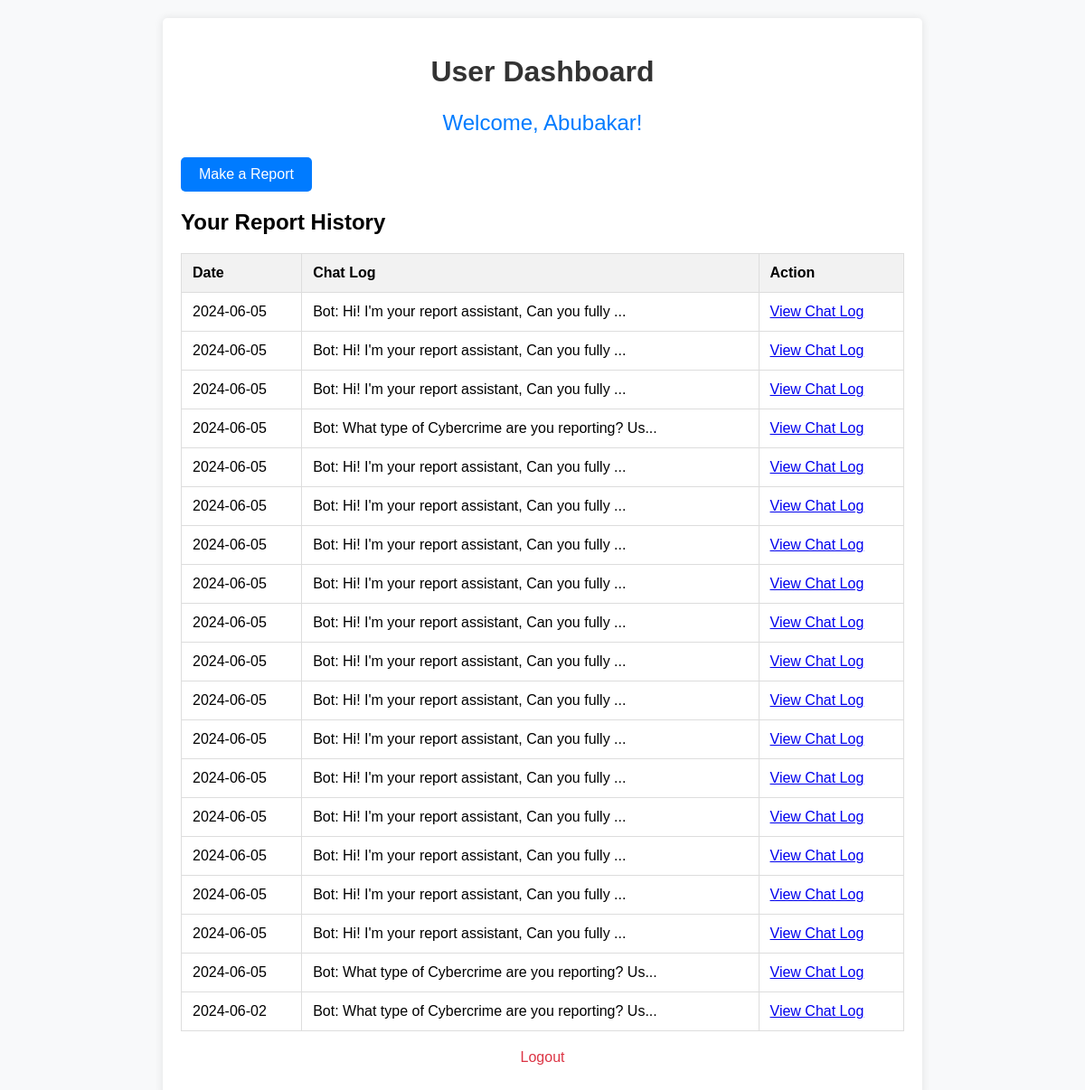
/user_dashboard (signed in), run on an earlier commit of the app's database.
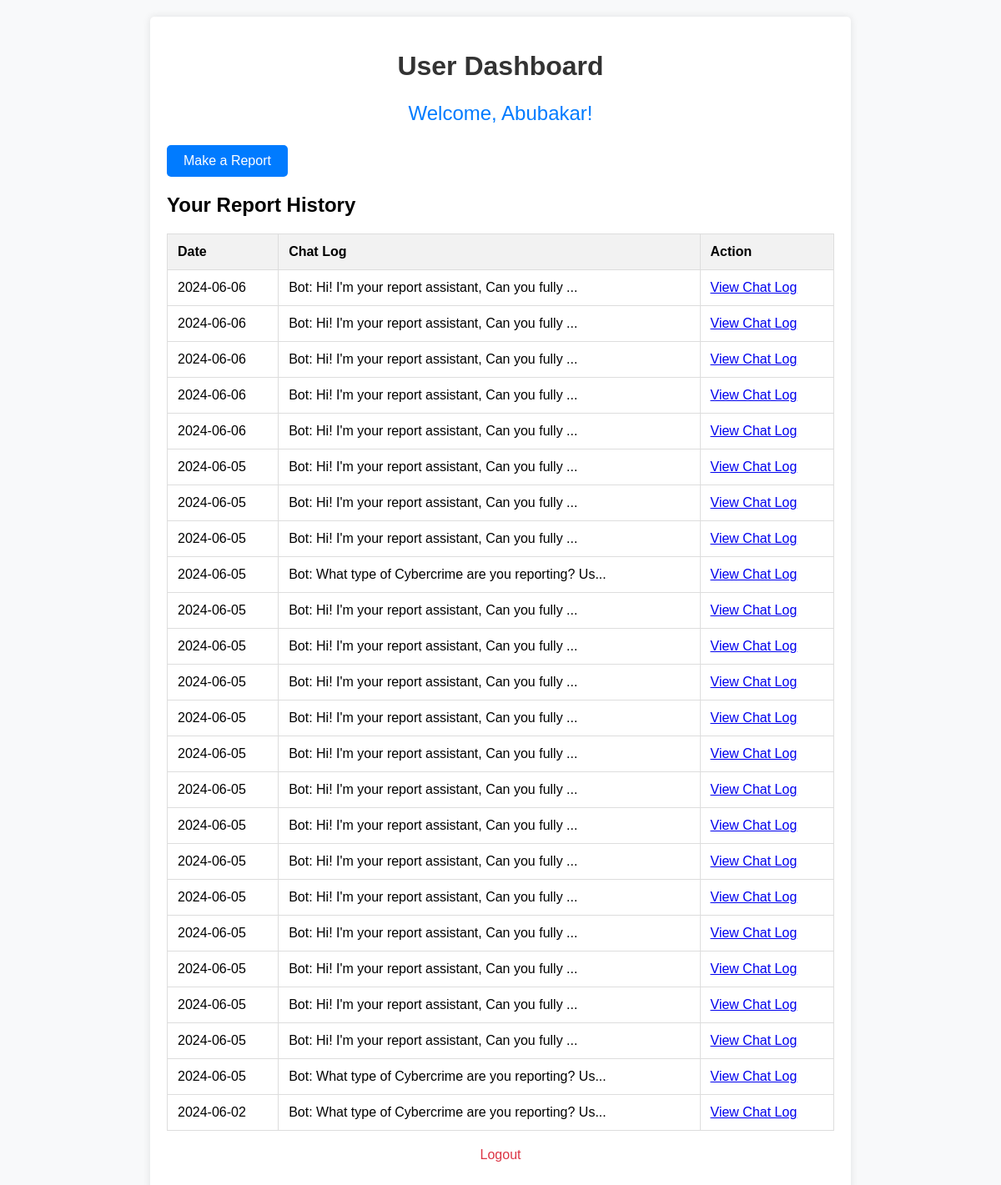
And on a later commit of the database.
### app.py (models this page shows)
class User(UserMixin, db.Model):
    id = db.Column(db.Integer, primary_key=True)
    fullname = db.Column(db.String(100), nullable=False)
    email = db.Column(db.String(100), unique=True, nullable=False)
    password = db.Column(db.String(100), nullable=False)
    is_admin = db.Column(db.Boolean, default=False)
    reports = db.relationship('Report', backref='user', lazy=True)

class Report(db.Model):
    id = db.Column(db.Integer, primary_key=True)
    user_id = db.Column(db.Integer, db.ForeignKey('user.id'), nullable=False)
    chat_log = db.Column(db.Text, nullable=False)
    date = db.Column(db.DateTime, nullable=False, default=datetime.utcnow)
    evidence_filename = db.Column(db.String(200), nullable=True)

### app.py (the view)
@app.route('/user_dashboard')
def user_dashboard():
    if 'user_id' not in session:
        return redirect(url_for('login'))
    user_id = session['user_id']
    current_user = User.query.get(user_id)
    reports = Report.query.filter_by(user_id=user_id).order_by(Report.date.desc()).all()
    return render_template('user_dashboard.html', user=current_user, reports=reports)

### templates/user_dashboard.html (shortened to what this page needs)
<!DOCTYPE html>
<html lang="en">
<head>
</head>
<body>
    <div class="container">
        <h1>User Dashboard</h1>
        <div class="welcome">
            <p>Welcome, {{ user.fullname }}!</p>
        </div>
        <div class="report-button">
            <a href="{{ url_for('report') }}" class="btn">Make a Report</a>
        </div>
        <div class="report-history">
            <h2>Your Report History</h2>
            <table>
                <thead>
                    <tr>
                        <th>Date</th>
                        <th>Chat Log</th>
                        <th>Action</th>
                    </tr>
                </thead>
                <tbody>
                    {% for report in reports %}
                    <tr>
                        <td>{{ report.date.strftime('%Y-%m-%d') }}</td>
                        <td>{{ report.chat_log[:50] }}...</td>
                        <td><a href="{{ url_for('user_view_chat_log', report_id=report.id) }}">View Chat Log</a></td>
                    </tr>
                    {% endfor %}
                </tbody>
            </table>
        </div>
        <div class="logout">
            <p><a href="{{ url_for('logout') }}">Logout</a></p>
        </div>
    </div>
</body>
</html>

### templates/user_dashboard.html (style rules this page uses)
body { font-family: Arial, sans-serif; background-color: #f8f9fa; margin: 0; padding: 0; }
.container { max-width: 800px; margin: 20px auto; padding: 20px; background-color: #fff; border-radius: 5px; box-shadow: 0 0 10px rgba(0, 0, 0, 0.1); }
h1 { text-align: center; color: #333; }
.welcome { text-align: center; margin-top: 20px; font-size: 24px; color: #007bff; }
.btn { display: inline-block; padding: 10px 20px; background-color: #007bff; color: #fff; text-decoration: none; border-radius: 5px; transition: background-color 0.3s ease; }
.logout { text-align: center; margin-top: 20px; }
.logout a { text-decoration: none; color: #dc3545; }
table { width: 100%; border-collapse: collapse; margin-top: 20px; }
table, th, td { border: 1px solid #ddd; }
th, td { padding: 12px; text-align: left; }
th { background-color: #f2f2f2; }

What changed in the data, as far as the page shows it:
added Report: date "2024-06-06", chat_log "Bot: Hi! I'm your report assistant, Can you fully"
added Report: date "2024-06-06", chat_log "Bot: Hi! I'm your report assistant, Can you fully"
added Report: date "2024-06-06", chat_log "Bot: Hi! I'm your report assistant, Can you fully"
added Report: date "2024-06-06", chat_log "Bot: Hi! I'm your report assistant, Can you fully"
added Report: date "2024-06-06", chat_log "Bot: Hi! I'm your report assistant, Can you fully"
